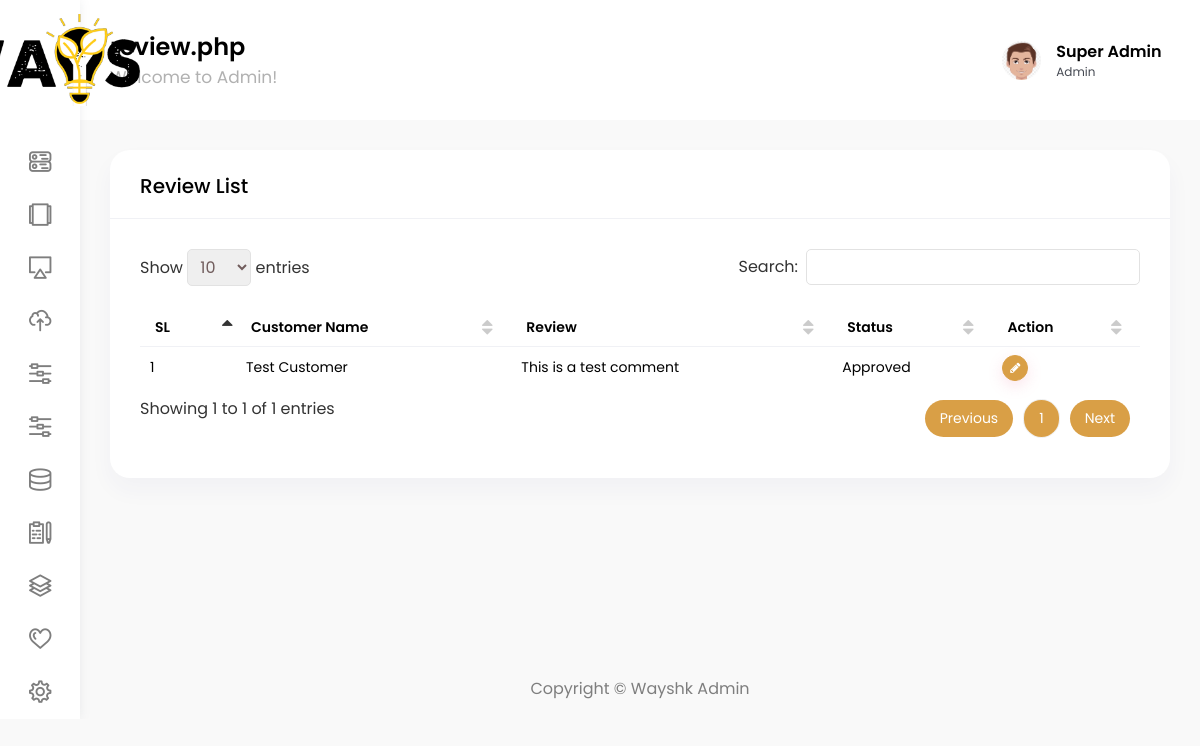
Page /admin/review.php (signed in) on the earlier database version.
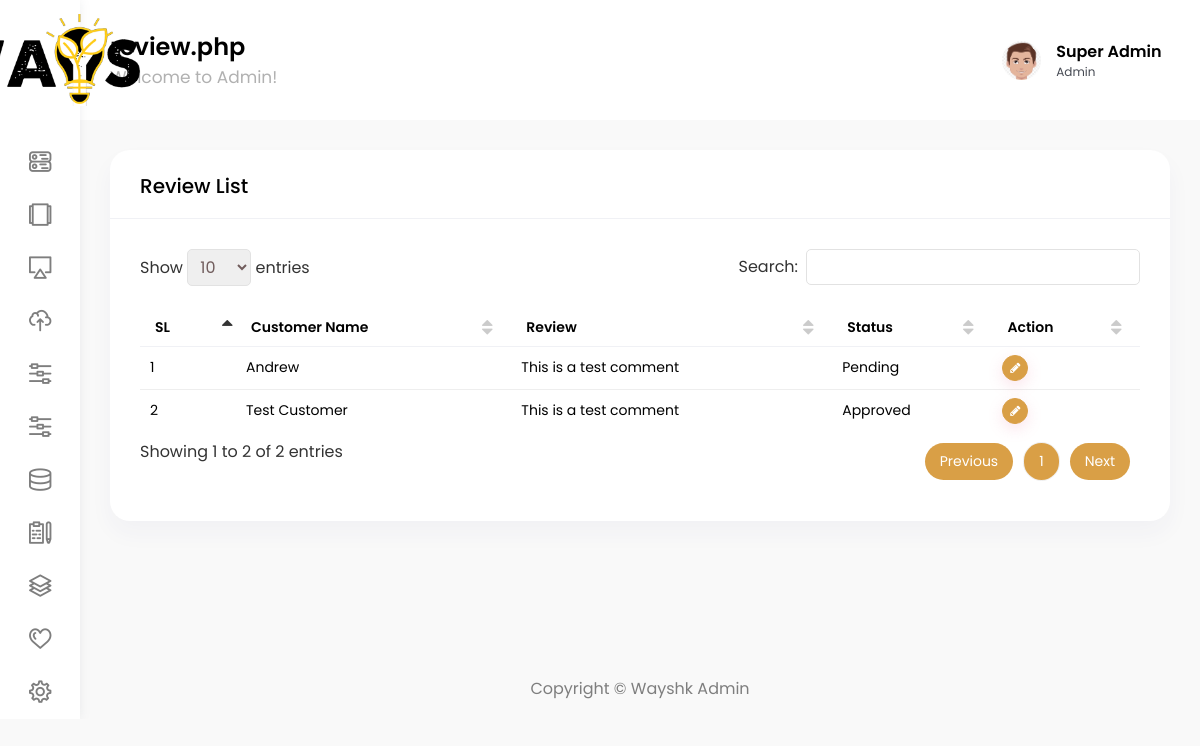
Same page on the later database version.
### tables this page shows
CREATE TABLE `review` (
  `review_id` int(11) NOT NULL,
  `customer_id` int(11) NOT NULL,
  `description` text NOT NULL,
  `status` int(11) NOT NULL DEFAULT 0,
  `inserted_at` datetime NOT NULL
);

CREATE TABLE `customer` (
  `id` int(11) NOT NULL,
  `customer_name` varchar(100) NOT NULL,
  `email` varchar(100) NOT NULL,
  `number` varchar(20) NOT NULL,
  `address` varchar(250) NOT NULL,
  `city` varchar(50) NOT NULL,
  `zip_code` varchar(20) NOT NULL,
  `password` varchar(50) NOT NULL,
  `profile_image` varchar(200) NOT NULL,
  `membership_point` int(10) NOT NULL,
  `inserted_at` datetime NOT NULL,
  `updated_at` datetime NOT NULL
);

### admin/include/dbController.php (called while the page is built, shortened)
<?php
class DBController {
    private $host = "localhost";
    private $user = "root";
    private $password = "";
    private $database = "wayshk";
    private $conn;
    function __construct() {
        $this->conn = $this->connectDB();
    }
    function connectDB() {
        $conn = mysqli_connect($this->host,$this->user,$this->password,$this->database);
        return $conn;
    }
    function runQuery($query) {
        $result = mysqli_query($this->conn,$query);
        while($row=mysqli_fetch_assoc($result)) {
            $resultset[] = $row;
        }
        if(!empty($resultset))
            return $resultset;
    }
    function numRows($query) {
        $result  = mysqli_query($this->conn,$query);
        $rowcount = mysqli_num_rows($result);
        return $rowcount;
    }
}

### admin/review.php (the view, shortened to what this page needs)
<?php
require_once("include/dbController.php");
$db_handle = new DBController();
?>
<!DOCTYPE html>
<html lang="en">
<head>
    <link href="vendor/datatables/css/jquery.dataTables.min.css" rel="stylesheet">
    <?php include 'include/css.php'; ?>
</head>
<body>
<div id="main-wrapper">
    <?php include 'include/header.php'; ?>
    <?php include 'include/nav.php'; ?>
    <div class="content-body">
        <div class="container-fluid">
            <div class="row">
                    <div class="col-12">
                        <div class="card">
                            <div class="card-header">
                                <h4 class="card-title">review List</h4>
                            </div>
                            <div class="card-body">
                                <div class="table-responsive">
                                    <table id="example3" class="display min-w850">
                                        <thead>
                                        <tr>
                                            <th>SL</th>
                                            <th>Customer Name</th>
                                            <th>Review</th>
                                            <th>Status</th>
                                            <th>Action</th>
                                        </tr>
                                        </thead>
                                        <tbody>
                                        <?php
                                        $review_data = $db_handle->runQuery("select * from customer,review where customer.id=review.customer_id order by review.review_id desc");
                                        $row_count = $db_handle->numRows("select * from customer,review where customer.id=review.customer_id order by review.review_id desc");
                                        for ($i = 0; $i < $row_count; $i++) {
                                            ?>
                                            <tr>
                                                <td><?php echo $i + 1; ?></td>
                                                <td><?php echo $review_data[$i]["customer_name"]; ?></td>
                                                <td><?php echo $review_data[$i]["description"]; ?></td>
                                                <?php
                                                if ($review_data[$i]["status"] == 1) {
                                                    ?>
                                                    <td>Approved</td>
                                                    <?php
                                                } else {
                                                    ?>
                                                    <td>Pending</td>
                                                    <?php
                                                }
                                                ?>
                                                <td>
                                                    <div class="d-flex">
                                                        <a href="Review?catId=<?php echo $review_data[$i]["review_id"]; ?>"
                                                           class="btn btn-primary shadow btn-xs sharp mr-1"><i
                                                                class="fa fa-pencil"></i></a>
                                                    </div>
                                                </td>
                                            </tr>
                                            <?php
                                        }
                                        ?>
                                        </tbody>
                                    </table>
                                </div>
                            </div>
                        </div>
                    </div>
            </div>
        </div>
    </div>
    <?php include 'include/footer.php'; ?>
</div>
</body>
</html>

### admin/include/css.php (shortened to what this page needs)
<link rel="stylesheet" href="vendor/chartist/css/chartist.min.css">
<link href="vendor/bootstrap-select/dist/css/bootstrap-select.min.css" rel="stylesheet">
<link href="css/style.css" rel="stylesheet">
<link href="vendor/toastr/css/toastr.min.css" rel="stylesheet" type="text/css"/>

### admin/include/header.php (shortened to what this page needs)
<div class="nav-header">
    <a href="Dashboard" class="brand-logo">
        <div class="header-left">
            <div class="dashboard_bar">
                <img src="../assets/images/logo/2.png" alt="logo" style="width: 200px;">
            </div>
        </div>
    </a>
</div>
<div class="header">
    <div class="header-content">
        <nav class="navbar navbar-expand">
            <div class="collapse navbar-collapse justify-content-between">
                <div class="header-left">
                    <div class="dashboard_bar">
                        <?php
                        $url=$_SERVER["REQUEST_URI"];
                        $str = substr($url, strrpos($url, '/') + 1);
                        $string = str_replace("-", " ", $str);
                        $newString = strstr($string, '?', true);
                        if($newString === false){
                            $newString = $string;
                        }
                        echo $newString;
                        ?>
                        <span>Welcome to Admin!</span>
                    </div>
                </div>
                <ul class="navbar-nav header-right">
                    <li class="nav-item dropdown header-profile">
                        <a class="nav-link" href="javascript:void(0)" role="button" data-toggle="dropdown">
                            <?php
                            $admin = $_SESSION['userid'];
                            $fetch_admin = $db_handle->runQuery("select * from admin_login where id = '$admin'");
                            ?>
                            <img src="<?php echo $fetch_admin[0]['image'];?>" width="20" alt=""/>
                            <div class="header-info">
                                <span class="text-black"><strong><?php echo $fetch_admin[0]['name'];?></strong></span>
                                <p class="fs-12 mb-0">Admin</p>
                            </div>
                        </a>
                    </li>
                </ul>
            </div>
        </nav>
    </div>
</div>

### admin/include/nav.php (shortened to what this page needs)
<div class="deznav">
    <div class="deznav-scroll">
        <ul class="metismenu" id="menu">
            <li>
                <a class="ai-icon" href="Dashboard">
                    <i class="flaticon-381-networking"></i>
                </a>
            </li>
            <li>
                <a class="ai-icon" href="Banner">
                    <i class="flaticon-381-album-1"></i>
                </a>
            </li>
            <li>
                <a class="has-arrow ai-icon" href="javascript:void()" aria-expanded="false">
                    <i class="flaticon-381-television"></i>
                </a>
            </li>
            <li>
                <a class="has-arrow ai-icon" href="javascript:void()" aria-expanded="false">
                    <i class="flaticon-381-upload"></i>
                </a>
            </li>
            <li>
                <a class="has-arrow ai-icon" href="javascript:void()" aria-expanded="false">
                    <i class="flaticon-381-controls-3"></i>
                </a>
            </li>
            <li>
                <a class="has-arrow ai-icon" href="javascript:void()" aria-expanded="false">
                    <i class="flaticon-381-controls-3"></i>
                </a>
            </li>
            <li>
                <a class="has-arrow ai-icon" href="javascript:void()" aria-expanded="false">
                    <i class="flaticon-381-database-2"></i>
                </a>
            </li>
            <li>
                <a class="has-arrow ai-icon" href="javascript:void()" aria-expanded="false">
                    <i class="flaticon-381-notepad"></i>
                </a>
            </li>
            <li><a class="has-arrow ai-icon" href="javascript:void()" aria-expanded="false">
                    <i class="flaticon-381-layer-1"></i>
                </a>
            </li>
            <li>
                <a class="has-arrow ai-icon" href="javascript:void()" aria-expanded="false">
                    <i class="flaticon-381-heart"></i>
                </a>
            </li>
            <li>
                <a href="Review" class="ai-icon" aria-expanded="false">
                    <i class="flaticon-381-settings-6"></i>
                </a>
            </li>
        </ul>
    </div>
</div>

### admin/include/footer.php
<div class="footer">
    <div class="copyright">
        <p>Copyright © Wayshk Admin</p>
    </div>
</div>

Differences in the rows shown:
added review: customer.customer_name "Andrew", description "This is a test comment", status "Pending"
Other differences:
text written by a page script: "Show entries Search: Showing 1 to 1 of 1 entries Previous 1 Next" → "Show entries Search: Showing 1 to 2 of 2 entries Previous 1 Next"
